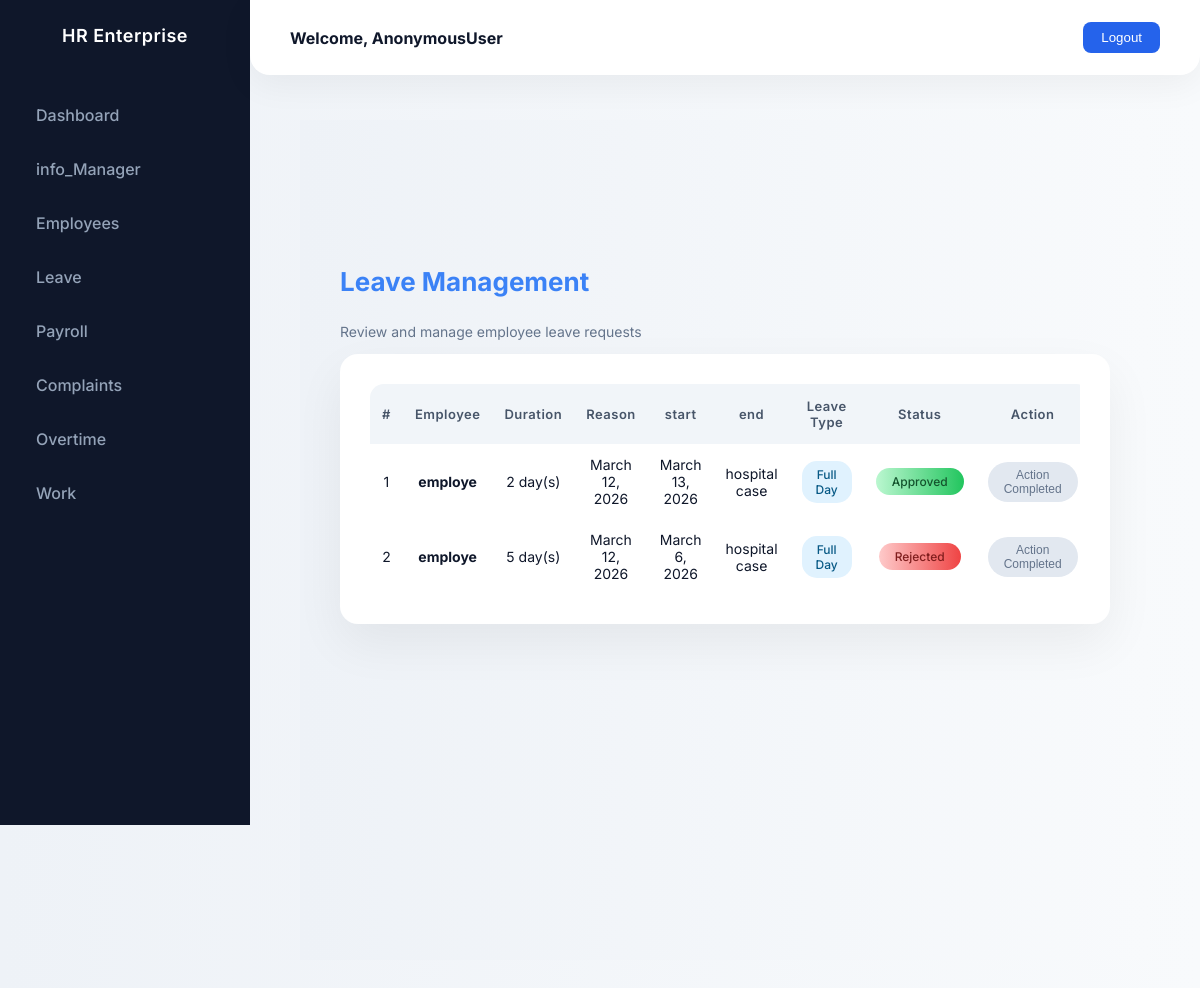
Page /leave_view_hr/ on the committed database.
### Hr_cloud_app/models.py (models this page shows)
class Leave(models.Model):
    employee = models.ForeignKey("Employee", on_delete=models.CASCADE)
    date_time = models.DateTimeField(auto_now_add=True)
    start_date = models.DateField()
    end_date = models.DateField()
    duration = models.IntegerField()
    reason = models.CharField(max_length=255)
    LEAVE_TYPE = (
        ("HALFDAY", "Half Day"),
        ("FULLDAY", "Full Day"),
        ("LATE", "Late"),
    )
    leave_type = models.CharField(max_length=20,choices=LEAVE_TYPE,default="FULLDAY")
    STATUS_CHOICES = (
        ("PENDING", "Pending"),
        ("APPROVED", "Approved"),
        ("REJECTED", "Rejected"),
    )
    status = models.CharField(max_length=20,choices=STATUS_CHOICES,default="PENDING")

class Employee(models.Model):
    employee_details =  models.OneToOneField("Login",on_delete=models.DO_NOTHING)
    name = models.CharField(max_length=100)
    email = models.EmailField()
    phone = models.IntegerField()
    department = models.CharField(max_length=100)
    account = models.CharField(max_length=100)
    address = models.TextField()
    document = models.FileField(upload_to='documents/')
    def __str__(self):
        return self.name

### Hr_cloud_app/hrviews.py (the view)
# urls.py: path('leave_view_hr/', hrviews.leave_view_hr, name='leave_view_hr'),
def leave_view_hr(request):
    leaves = Leave.objects.all()
    return render(request, 'hr/leave_emp.html', {'leaves': leaves})

### templates/hr/leave_emp.html (shortened to what this page needs)
{% extends "hr/dashhr.html" %}
{% load crispy_forms_tags %}
{% block content %}
<div class="container">
    <div class="d-flex justify-content-between align-items-center mb-4">
        <div>
            <h3 class="page-title mb-1">Leave Management</h3>
            <p class="sub-text mb-0">Review and manage employee leave requests</p>
        </div>
    </div>
    <div class="hr-card">
        <div class="table-responsive">
            <table class="table align-middle text-center">
                <thead>
                    <tr>
                        <th>#</th>
                        <th>Employee</th>
                        <th>Duration</th>
                        <th>Reason</th>
                        <th>start</th>
                        <th>end</th>
                        <th>Leave Type</th>
                        <th>Status</th>
                        <th>Action</th>
                    </tr>
                </thead>
                <tbody>
                    {% for i in leaves %}
                    <tr>
                        <td>{{ forloop.counter }}</td>
                        <td><strong>{{ i.employee }}</strong></td>
                        <td>{{ i.duration }} day(s)</td>
                        <td>{{ i.start_date }}</td>
                        <td>{{ i.end_date }}</td>
                        <td>{{ i.reason }}</td>
                        <td><span class="leave-type">{{ i.get_leave_type_display }}</span></td>
                        <td>
                            {% if i.status == "PENDING" %}
                                <span class="status-badge badge-pending">Pending</span>
                            {% elif i.status == "APPROVED" %}
                                <span class="status-badge badge-approved">Approved</span>
                            {% elif i.status == "REJECTED" %}
                                <span class="status-badge badge-rejected">Rejected</span>
                            {% endif %}
                        </td>
                        <td>
                            {% if i.status == "PENDING" %}
                                <a href="{% url 'accept_leave' i.id %}" class="btn btn-accept me-2">✓ Approve</a>
                                <a href="{% url 'reject_leave' i.id %}" class="btn btn-reject">✕ Reject</a>
                            {% else %}
                                <button class="btn btn-disabled" disabled>Action Completed</button>
                            {% endif %}
                        </td>
                    </tr>
                    {% empty %}
                    <tr>
                        <td colspan="7" class="empty-row">No leave requests found.</td>
                    </tr>
                    {% endfor %}
                </tbody>
            </table>
        </div>
    </div>
</div>
{% endblock %}

### templates/hr/dashhr.html (style rules this page uses)
:root { --primary: #2563eb; --gradient: linear-gradient(180deg, #3b82f6, #6366f1); --sidebar-bg: #0f172a; --sidebar-hover: rgba(255,255,255,0.06); --text-light: #94a3b8; --bg-main: #f1f5f9; }
body { margin: 0; font-family: 'Inter', sans-serif; background: var(--bg-main); color: #0f172a; overflow-x: hidden; }

### templates/hr/leave_emp.html (style rules this page uses)
body, .container { font-family: 'Inter', sans-serif; background: linear-gradient(to right, #eef2f7, #f8fafc); color: #0f172a; }
.container { padding: 120px 40px 40px 40px; min-height: calc(100vh - 120px); animation: fadeInPage 0.5s ease forwards; }
.hr-card { background: #ffffff; border-radius: 18px; box-shadow: 0 20px 50px rgba(0,0,0,0.06); padding: 30px; transition: all 0.3s ease; }
.page-title { font-weight: 700; font-size: 26px; color: #3b82f6; }
.sub-text { font-size: 14px; color: #64748b; }
.table { width: 100%; border-collapse: separate; border-spacing: 0; border-radius: 14px; overflow: hidden; background-color: #ffffff; }
.table thead th { background: #f1f5f9; font-weight: 600; font-size: 13px; color: #475569; text-align: center; padding: 14px 12px; letter-spacing: 0.5px; }
.table tbody td { vertical-align: middle; font-size: 14px; text-align: center; padding: 12px 12px; transition: all 0.25s ease; }
.leave-type { display: inline-block; background-color: #e0f2fe; color: #075985; padding: 6px 14px; border-radius: 15px; font-size: 12px; font-weight: 500; transition: transform 0.2s ease; }
.status-badge { padding: 6px 16px; border-radius: 20px; font-size: 12px; font-weight: 500; display: inline-block; transition: all 0.2s ease; }
.badge-approved { background: linear-gradient(90deg,#bbf7d0,#22c55e); color: #14532d; }
.badge-rejected { background: linear-gradient(90deg,#fecaca,#ef4444); color: #7f1d1d; }
.btn-accept, .btn-reject, .btn-disabled { border-radius: 25px; padding: 6px 16px; font-size: 12px; font-weight: 500; transition: all 0.25s ease; }
.btn-disabled { background-color: #e2e8f0; color: #64748b; border: none; cursor: not-allowed; }
.table-responsive { overflow-x: auto; }

### rows in the picture
Leave: employee "employe", duration "2", start_date "March 12, 2026", end_date "March 13, 2026", reason "hospital case", leave_type "Full Day", status "Approved"
Leave: employee "employe", duration "5", start_date "March 12, 2026", end_date "March 6, 2026", reason "hospital case", leave_type "Full Day", status "Rejected"

### other values in the picture
{{ request.user }} "AnonymousUser"
